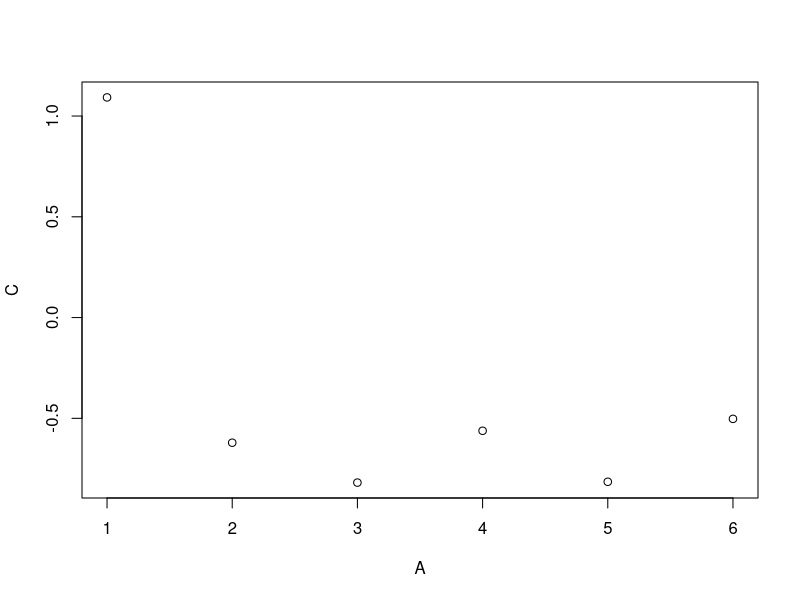

Recreate this plot in R.

# data.table intro --------------------------------------------------------
library(data.table)
## 1. data.table stringAsFactor -> default False
t = data.table(a = LETTERS[1:3])
str(t)
t2 <- data.frame(a=LETTERS[1:3])
str(t2)

## 2. 

vars = data.frame(X = rnorm(3), Y = rnorm(3), Z = rnorm(3))
vars[,1:2]

vars_dt = data.table(vars)
vars_dt[,1:2]

## setDF
DT <- data.table(X = rnorm(3),Y = rnorm(3))
str(DT)
setDF(DT)
str(DT)

DT = data.table(X = rnorm(3), Y = rnorm(3))
tracemem(DT)
setDF(DT)
DF <- data.frame(DT)
retracemem(DF, retracemem(DT)) ## 記憶體位置改變(複製)



# From DataCamp -----------------------------------------------------------

### https://www.datacamp.com/courses/data-analysis-the-data-table-way
# 

DT <- data.table(A=1:6,B=c("a","b","c"),C=rnorm(6),D=T)
typeof(1L)

DT[3:5,] # DT[3:5]

DT
DT[i=c(1,3,5,5)]
DT[.N] # last row 
DT[.N-1] # second of last row

DT[,.(Total = sum(A),Mean = mean(C))]
DT[,.(B, C = sum(C))] # Recycleing in j
DT[, plot(A,C)]

class(DT[,C]) ## numeric vector
class(DT[,.(C)]) ## data.table

d <- 5

DT[,.(d)]

